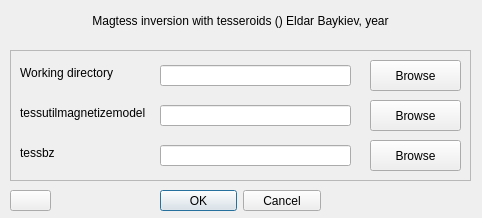
<?xml version="1.0" encoding="UTF-8"?>
<ui version="4.0">
 <class>Dialog</class>
 <widget class="QDialog" name="Dialog">
  <property name="geometry">
   <rect>
    <x>0</x>
    <y>0</y>
    <width>482</width>
    <height>218</height>
   </rect>
  </property>
  <property name="windowTitle">
   <string>Path</string>
  </property>
  <property name="windowIcon">
   <iconset>
    <normaloff>icons/icons8-opened-folder-40.png</normaloff>icons/icons8-opened-folder-40.png</iconset>
  </property>
  <widget class="QFrame" name="frame">
   <property name="geometry">
    <rect>
     <x>10</x>
     <y>50</y>
     <width>461</width>
     <height>131</height>
    </rect>
   </property>
   <property name="frameShape">
    <enum>QFrame::StyledPanel</enum>
   </property>
   <property name="frameShadow">
    <enum>QFrame::Raised</enum>
   </property>
   <widget class="QLabel" name="gmi_path_label">
    <property name="geometry">
     <rect>
      <x>10</x>
      <y>15</y>
      <width>161</width>
      <height>16</height>
     </rect>
    </property>
    <property name="font">
     <font>
      <pointsize>9</pointsize>
     </font>
    </property>
    <property name="text">
     <string>Working directory</string>
    </property>
   </widget>
   <widget class="QLineEdit" name="gmi_path">
    <property name="geometry">
     <rect>
      <x>150</x>
      <y>15</y>
      <width>191</width>
      <height>21</height>
     </rect>
    </property>
   </widget>
   <widget class="QLabel" name="gmi_tessutil_filename_label">
    <property name="geometry">
     <rect>
      <x>10</x>
      <y>55</y>
      <width>141</width>
      <height>16</height>
     </rect>
    </property>
    <property name="font">
     <font>
      <pointsize>9</pointsize>
     </font>
    </property>
    <property name="text">
     <string>tessutilmagnetizemodel</string>
    </property>
    <property name="textFormat">
     <enum>Qt::AutoText</enum>
    </property>
   </widget>
   <widget class="QLabel" name="gmi_tessbz_filename_label">
    <property name="geometry">
     <rect>
      <x>10</x>
      <y>95</y>
      <width>141</width>
      <height>16</height>
     </rect>
    </property>
    <property name="font">
     <font>
      <pointsize>9</pointsize>
     </font>
    </property>
    <property name="text">
     <string>tessbz</string>
    </property>
   </widget>
   <widget class="QLineEdit" name="gmi_tessutil_filename">
    <property name="geometry">
     <rect>
      <x>150</x>
      <y>55</y>
      <width>191</width>
      <height>21</height>
     </rect>
    </property>
   </widget>
   <widget class="QLineEdit" name="gmi_tessbz_filename">
    <property name="geometry">
     <rect>
      <x>150</x>
      <y>95</y>
      <width>191</width>
      <height>21</height>
     </rect>
    </property>
   </widget>
   <widget class="QPushButton" name="tessutil_browse">
    <property name="geometry">
     <rect>
      <x>360</x>
      <y>50</y>
      <width>91</width>
      <height>31</height>
     </rect>
    </property>
    <property name="toolTip">
     <string>Browse for tessutil_magnetize_model executable</string>
    </property>
    <property name="text">
     <string>Browse</string>
    </property>
    <property name="icon">
     <iconset>
      <normaloff>icons/icons8-gear-48.png</normaloff>icons/icons8-gear-48.png</iconset>
    </property>
    <property name="iconSize">
     <size>
      <width>22</width>
      <height>22</height>
     </size>
    </property>
   </widget>
   <widget class="QPushButton" name="path_browse">
    <property name="geometry">
     <rect>
      <x>360</x>
      <y>10</y>
      <width>91</width>
      <height>31</height>
     </rect>
    </property>
    <property name="toolTip">
     <string>Browse for working directory</string>
    </property>
    <property name="statusTip">
     <string/>
    </property>
    <property name="text">
     <string>Browse</string>
    </property>
    <property name="icon">
     <iconset>
      <normaloff>icons/icons8-folder-40.png</normaloff>icons/icons8-folder-40.png</iconset>
    </property>
    <property name="iconSize">
     <size>
      <width>22</width>
      <height>22</height>
     </size>
    </property>
    <property name="shortcut">
     <string>B</string>
    </property>
   </widget>
   <widget class="QPushButton" name="tessbz_browse">
    <property name="geometry">
     <rect>
      <x>360</x>
      <y>90</y>
      <width>91</width>
      <height>31</height>
     </rect>
    </property>
    <property name="toolTip">
     <string>Browse for tessbz executable</string>
    </property>
    <property name="text">
     <string>Browse</string>
    </property>
    <property name="icon">
     <iconset>
      <normaloff>icons/icons8-gear-48.png</normaloff>icons/icons8-gear-48.png</iconset>
    </property>
    <property name="iconSize">
     <size>
      <width>22</width>
      <height>22</height>
     </size>
    </property>
   </widget>
  </widget>
  <widget class="QLabel" name="mainlabel">
   <property name="geometry">
    <rect>
     <x>30</x>
     <y>-10</y>
     <width>421</width>
     <height>61</height>
    </rect>
   </property>
   <property name="text">
    <string>Magtess inversion with tesseroids () Eldar Baykiev, year</string>
   </property>
   <property name="alignment">
    <set>Qt::AlignCenter</set>
   </property>
  </widget>
  <widget class="QDialogButtonBox" name="buttonBox">
   <property name="geometry">
    <rect>
     <x>160</x>
     <y>190</y>
     <width>161</width>
     <height>21</height>
    </rect>
   </property>
   <property name="standardButtons">
    <set>QDialogButtonBox::Cancel|QDialogButtonBox::Ok</set>
   </property>
  </widget>
  <widget class="QPushButton" name="help1">
   <property name="geometry">
    <rect>
     <x>10</x>
     <y>190</y>
     <width>41</width>
     <height>21</height>
    </rect>
   </property>
   <property name="toolTip">
    <string>Help</string>
   </property>
   <property name="text">
    <string/>
   </property>
   <property name="icon">
    <iconset>
     <normaloff>icons/icons8-help-16.png</normaloff>icons/icons8-help-16.png</iconset>
   </property>
  </widget>
 </widget>
 <resources/>
 <connections/>
</ui>
